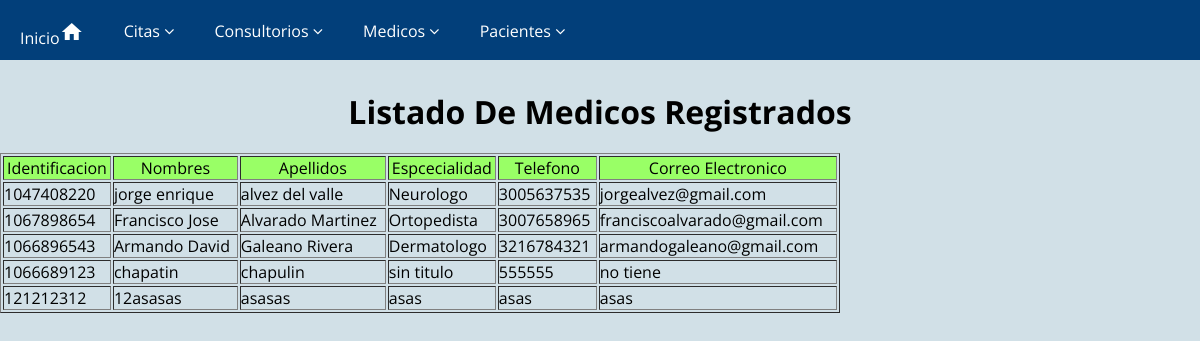
The page /listar_medico.php on the database its author committed.
### tables this page shows
CREATE TABLE `medicos` (
  `idMedico` int(11) NOT NULL,
  `medIdentificacion` char(15) NOT NULL,
  `medNombres` varchar(50) NOT NULL,
  `medApellidos` varchar(50) NOT NULL,
  `medEspecialidad` varchar(50) NOT NULL,
  `medTelefono` char(15) NOT NULL,
  `medCorreo` varchar(50) NOT NULL
);

### listar_medico.php (the view, shortened to what this page needs)
<?php
require "configuracion/conexionBaseDatos.php";
$objConexion = new mysqli($host, $user, $password, $baseDatos);
$sql="SELECT * FROM medicos";
$resultado=$objConexion->query($sql);
?>
<!DOCTYPE html>
<html>
<head>
	<link rel="stylesheet" type="text/css" href="theme/css/estilo_registro.css">
	<link rel="stylesheet" type="text/css" href="theme/css/style.css" media="all"/>
	<link rel="stylesheet" href="https://cdnjs.cloudflare.com/ajax/libs/font-awesome/4.7.0/css/font-awesome.min.css">
</head>
<body>
	<form id="form1" name="form1" method="post" action="validarInsertarMedico.php">
<header>
	<ul>
		<li><a href="index.html">Inicio<i class="material-icons">home</i></a></li>
		<li><a href="">Citas <i class="fa fa-angle-down" aria-hidden="true"></i> </a>
		</li>
		<li><a href="">Consultorios <i class="fa fa-angle-down" aria-hidden="true"></i></a>
		</li>
		<li><a href="">Medicos <i class="fa fa-angle-down" aria-hidden="true"></i></a>
		</li>
		<li><a href="">Pacientes <i class="fa fa-angle-down" aria-hidden="true"></i></a>
		</li>
	</ul>
	</header>
<h1 align="center">Listado De Medicos Registrados</h1>
<table width="70%" border="1" align="center" >
	<tr align="center" bgcolor="#99FF66">
		<td >Identificacion</td>
		<td>Nombres</td>
		<td>Apellidos</td>
		<td>Espcecialidad</td>
		<td>Telefono</td>
		<td>Correo Electronico</td>
	</tr>
	<?php
	while ($datos=$resultado->fetch_array())
	{
		?>
		<tr>
			<td><?php echo $datos['medIdentificacion']?></td>
			<td><?php echo $datos['medNombres']?></td>
			<td><?php echo $datos['medApellidos']?></td>
			<td><?php echo $datos['medEspecialidad']?></td>
			<td><?php echo $datos['medTelefono']?></td>
			<td><?php echo $datos['medCorreo']?></td>
		</tr>
		<?php
	}
	?>
</table>
</body>
</html>

### theme/css/estilo_registro.css (style rules this page uses)
* { padding: 0; margin: 0; font-family: 'Open Sans', sans-serif }
header { width: auto; height: 60px; background:#023F7A; display: flex; justify-content: flex-start; }
header ul { display: flex; list-style: none; }
header ul li a { display: block; padding: 20px 20px; color:#fff; text-decoration: none; }

### theme/css/style.css (style rules this page uses)
body { background-color:#D1E0E7; background-size: cover; padding:0px 0px 0px 0px; font-family: 'Open Sans', sans-serif; font-size: 100%; }

### rows shown on the page
medicos: medIdentificacion "1047408220", medNombres "jorge enrique", medApellidos "alvez del valle", medEspecialidad "Neurologo", medTelefono "3005637535", medCorreo "jorgealvez@gmail.com"
medicos: medIdentificacion "1067898654", medNombres "Francisco Jose", medApellidos "Alvarado Martinez", medEspecialidad "Ortopedista", medTelefono "3007658965", medCorreo "franciscoalvarado@gmail.com"
medicos: medIdentificacion "1066896543", medNombres "Armando David", medApellidos "Galeano Rivera", medEspecialidad "Dermatologo", medTelefono "3216784321", medCorreo "armandogaleano@gmail.com"
medicos: medIdentificacion "1066689123", medNombres "chapatin", medApellidos "chapulin", medEspecialidad "sin titulo", medTelefono "555555", medCorreo "no tiene"
medicos: medIdentificacion "121212312", medNombres "12asasas", medApellidos "asasas", medEspecialidad "asas", medTelefono "asas", medCorreo "asas"
